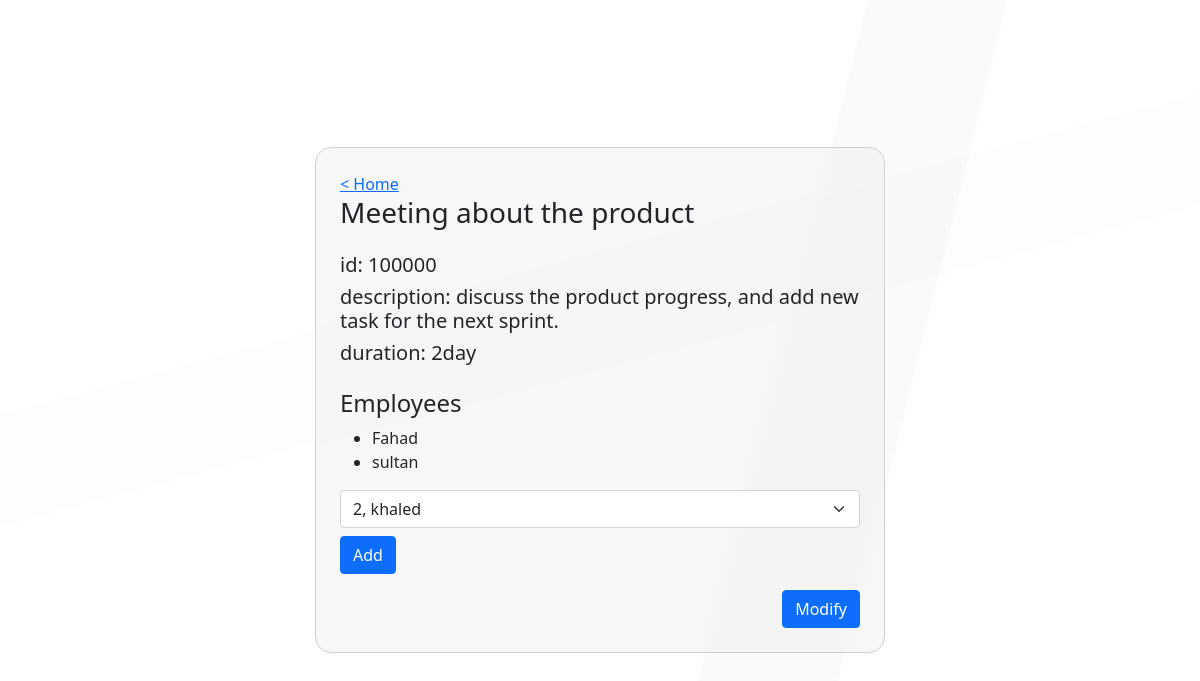
The page /task/100000 on the database its author committed.
### app1/models.py (models this page shows)
class Task(models.Model):
    id_task=models.CharField(max_length=364)
    n_task=models.CharField(max_length=64)
    dc_task=models.CharField(max_length=364)
    dr_task=models.CharField(max_length=64)

class Employee(models.Model):
    id_employee=models.CharField(max_length=64)
    n_employee=models.CharField(max_length=64)
    task=models.ManyToManyField(Task,blank=True,related_name='employee')
    def __str__(self) :
        return f'{self.id_employee}, {self.n_employee}'

### app1/views.py (the view)
# urls.py: path('task/<int:task_id>',views.tsak_page,name='task'),
def tsak_page(request,task_id):
     print(task_id)
     task1=Task.objects.get(id_task=task_id)
     employees=task1.employee.all()
     non_employee= Employee.objects.exclude(task=task1).all()
     if request.method=='POST':
         task1=Task.objects.get(id_task=task_id)
         print(task1.n_task)
         employee_id=int(request.POST['employee'])
         print(employee_id,'>>>get id')
         employee=Employee.objects.get(id_employee=employee_id)
         print(employee.n_employee,'>>>name')
         employee.task.add(task1)
         return HttpResponseRedirect(reverse('task',args=(task_id,)))
     else:
         return render(request,'app1/task.html',{
          'task':task1,
          'employee':employees,
          'nonEmployee':non_employee
                                        })

### app1/templates/app1/task.html (shortened to what this page needs)
{% extends 'app1/layout.html' %}
{% block content %}
<div class="container   ">
  <div class="row align-items-center regContainer">
    <div class="col-md-6 mx-auto background p-4">
      <a href="{% url 'main' %}">
        < Home
      </a>
      <h3>
        {{task.n_task}}
      </h3>
      <div class=" py-3">
        <h5>
          id: {{task.id_task}}
        </h5>
        <h5>
          description: {{task.dc_task}}
        </h5>
        <h5>
          duration: {{task.dr_task}}
        </h5>
      </div>
      <div>
        <h4>Employees</h4>
        <ul>
          {% for emp in employee%}
          <li>{{emp.n_employee}}</li>
          {%empty%}
          <h1>No Employees</h1>
          {% endfor %}
        </ul>
      </div>
      {% if nonEmployee %}
      <div>
        <form action="{% url 'task' task.id_task %}" method='POST'>
          <select name="employee" id="" class="form-select" >
            {% for emp in nonEmployee %}
            <option value="{{emp.id_employee}}">{{emp}}</option>
            {% endfor %}
          </select>
          <button type="submit" class=" btn btn-primary mt-2">Add</button>
        </form>
      </div>
      {% endif %}
      <div class=" d-flex justify-content-end">
        <a href="{% url 'modify' task.id_task %}" class=" btn btn-primary mt-3" >Modify</a>
      </div>
    </div>
  </div>
</div>
{% endblock %}

### app1/static/app1/style.css (style rules this page uses)
body { background-image: linear-gradient(224deg, transparent 0%, transparent 30%, rgba(249, 249, 249, 0.02) 30%, rgba(249, 249, 249, 0.02) 36%, transparent 36%, transparent 100%), linear-gradient(345deg, transparent 0%, transparent 53%, rgba(140, 140, 140, 0.02) 53%, rgba(140, 140, 140, 0.02) 63%, transparent 63%, transparent 100%), linear-gradient(284deg, transparent 0%, transparent 28%, rgba(1, 1, 1, 0.02) 28%, rgba(1, 1, 1, 0.02) 38%, transparent 38%, transparent 100%), linear-gradient(90deg, rgb(255, 255, 255), rgb(255, 255, 255)); height: 100vh; }
.regContainer { display: flex; justify-content: center; align-items: center; height: 100vh; }
.background { background-color: #eeeeee7c; border-radius: 1rem; border: 1px solid #d1d1d1; backdrop-filter: blur(5px); }

### rows shown on the page
Task: n_task "Meeting about the product", id_task "100000", dc_task "discuss the product progress, and add new task for the next sprint.", dr_task "2day"
Employee: n_employee "Fahad"
Employee: n_employee "sultan"

### other values the page prints
form field employee "2, khaled"
